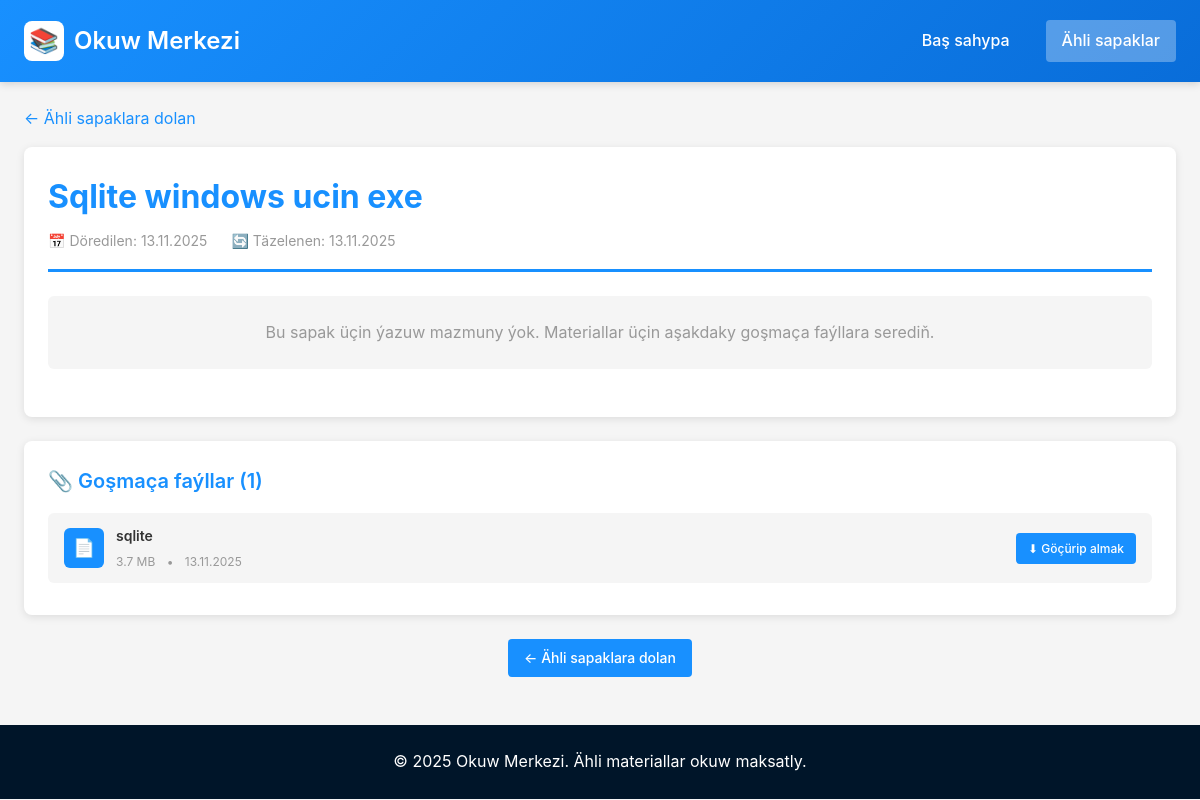
Page /lessons/2/ on the committed database.
### lessons/models.py (models this page shows, shortened)
class Lesson(models.Model):
    title = models.CharField(max_length=200, verbose_name="Sapagyň ady")
    content = RichTextField(blank=True, null=True, config_name='lesson_content', help_text="Baý tekst formatlaşdyrma bilen sapagyň mazmuny (hökmany däl)", verbose_name="Mazmun")
    description = models.TextField(max_length=500, blank=True, null=True, help_text="Gysga düşündiriş", verbose_name="Düşündiriş")
    date_created = models.DateTimeField(default=timezone.now, verbose_name="Döredilen senesi")
    date_updated = models.DateTimeField(auto_now=True, verbose_name="Täzelenen senesi")
    is_published = models.BooleanField(default=True, help_text="Talyplara görkezilsin", verbose_name="Çap edildi")
    order = models.IntegerField(default=0, help_text="Görkeziş tertibi (pes sanlar öň görkeziler)", verbose_name="Tertip belgisi")
    class Meta:
        ordering = ['order', '-date_created']
        verbose_name = "Sapak"
        verbose_name_plural = "Sapaklar"

class Attachment(models.Model):
    lesson = models.ForeignKey(Lesson, on_delete=models.CASCADE, related_name='attachments', verbose_name="Sapak")
    title = models.CharField(max_length=200, help_text="Goşmaça faýlyň ady", verbose_name="Ady")
    file = models.FileField(upload_to='lesson_attachments/%Y/%m/%d/', verbose_name="Faýl")
    description = models.TextField(blank=True, null=True, help_text="Goşmaça düşündiriş (hökmany däl)", verbose_name="Düşündiriş")
    uploaded_at = models.DateTimeField(auto_now_add=True, verbose_name="Ýüklenen senesi")
    file_size = models.IntegerField(blank=True, null=True, help_text="Faýlyň ululygy baýtda", verbose_name="Faýl ululygy")
    class Meta:
        ordering = ['-uploaded_at']
        verbose_name = "Goşmaça faýl"
        verbose_name_plural = "Goşmaça faýllar"
    def get_file_size_display(self):
        if not self.file_size:
            return "Unknown"
        size = self.file_size
        for unit in ['B', 'KB', 'MB', 'GB']:
            if size < 1024.0:
                return f"{size:.1f} {unit}"
            size /= 1024.0
        return f"{size:.1f} TB"

### lessons/views.py (the view)
# urls.py: path('lessons/<int:pk>/', views.LessonDetailView.as_view(), name='lesson_detail'),
class LessonDetailView(DetailView):
    model = Lesson
    template_name = 'lessons/lesson_detail.html'
    context_object_name = 'lesson'
    def get_queryset(self):
        return Lesson.objects.filter(is_published=True).prefetch_related('attachments')

### templates/lessons/lesson_detail.html (shortened to what this page needs)
{% extends 'base.html' %}
{% block content %}
<div style="margin-bottom: 16px;">
    <a href="{% url 'lesson_list' %}" style="color: #1890ff; text-decoration: none; display: inline-flex; align-items: center; gap: 8px;">
        ← Ähli sapaklara dolan
    </a>
</div>
<div class="card">
    <div style="border-bottom: 3px solid #1890ff; padding-bottom: 16px; margin-bottom: 24px;">
        <h1 style="color: #1890ff; margin-bottom: 8px;">{{ lesson.title }}</h1>
        <div style="display: flex; gap: 24px; color: #999; font-size: 14px;">
            <span>📅 Döredilen: {{ lesson.date_created|date:"d.m.Y" }}</span>
            <span>🔄 Täzelenen: {{ lesson.date_updated|date:"d.m.Y" }}</span>
        </div>
    </div>
    {% if lesson.content %}
    <div class="content-area">
        <h2 style="color: #1890ff; margin-top: 0;">Sapakyň mazmuny</h2>
        <div>{{ lesson.content|safe }}</div>
    </div>
    {% else %}
    <div style="background: #f5f5f5; padding: 24px; border-radius: 6px; text-align: center; margin-bottom: 24px;">
        <p style="color: #999;">Bu sapak üçin ýazuw mazmuny ýok. Materiallar üçin aşakdaky goşmaça faýllara serediň.</p>
    </div>
    {% endif %}
</div>
{% if lesson.attachments.all %}
<div class="card">
    <h2 class="card-title">📎 Goşmaça faýllar ({{ lesson.attachments.count }})</h2>
    <ul class="attachment-list">
        {% for attachment in lesson.attachments.all %}
        <li class="attachment-item">
            <div class="attachment-info">
                <div class="attachment-icon">📄</div>
                <div class="attachment-details">
                    <h4>{{ attachment.title }}</h4>
                    <div class="attachment-meta">
                        <span>{{ attachment.get_file_size_display }}</span>
                        <span style="margin: 0 8px;">•</span>
                        <span>{{ attachment.uploaded_at|date:"d.m.Y" }}</span>
                    </div>
                </div>
            </div>
            <a href="{{ attachment.file.url }}" class="btn" download style="font-size: 12px; padding: 6px 12px;">
                ⬇ Göçürip almak
            </a>
        </li>
        {% endfor %}
    </ul>
</div>
{% else %}
<div class="card" style="text-align: center; padding: 32px; background: #f9f9f9;">
    <div style="font-size: 48px; margin-bottom: 8px;">📝</div>
    <p style="color: #999;">Bu sapak üçin goşmaça faýl ýok</p>
</div>
{% endif %}
<div style="margin-top: 24px; text-align: center;">
    <a href="{% url 'lesson_list' %}" class="btn">← Ähli sapaklara dolan</a>
</div>
{% endblock %}

### templates/base.html (style rules this page uses)
* { margin: 0; padding: 0; box-sizing: border-box; }
body { font-family: -apple-system, BlinkMacSystemFont, 'Segoe UI', Roboto, 'Helvetica Neue', Arial, sans-serif; background: #f5f5f5; color: #333; line-height: 1.6; }
.card { background: white; border-radius: 8px; box-shadow: 0 2px 8px rgba(0,0,0,0.1); padding: 24px; margin-bottom: 24px; }
.card-title { font-size: 20px; font-weight: 600; margin-bottom: 16px; color: #1890ff; }
.btn { display: inline-block; padding: 8px 16px; background: #1890ff; color: white; text-decoration: none; border-radius: 4px; border: none; cursor: pointer; font-size: 14px; font-weight: 500; transition: all 0.3s; }
.attachment-list { list-style: none; margin-top: 16px; }
.attachment-item { background: #f5f5f5; padding: 12px 16px; margin-bottom: 8px; border-radius: 6px; display: flex; justify-content: space-between; align-items: center; transition: all 0.3s; }
.attachment-info { display: flex; align-items: center; gap: 12px; flex: 1; }
.attachment-icon { width: 40px; height: 40px; background: #1890ff; color: white; border-radius: 6px; display: flex; align-items: center; justify-content: center; font-size: 18px; }
.attachment-details h4 { font-size: 14px; font-weight: 600; margin-bottom: 4px; }
.attachment-meta { font-size: 12px; color: #999; }

### rows in the picture
Lesson: title "Sqlite windows ucin exe", date_created "13.11.2025", date_updated "13.11.2025", attachments.count "1"
Attachment: title "sqlite", file_size "3.7 MB", uploaded_at "13.11.2025"
